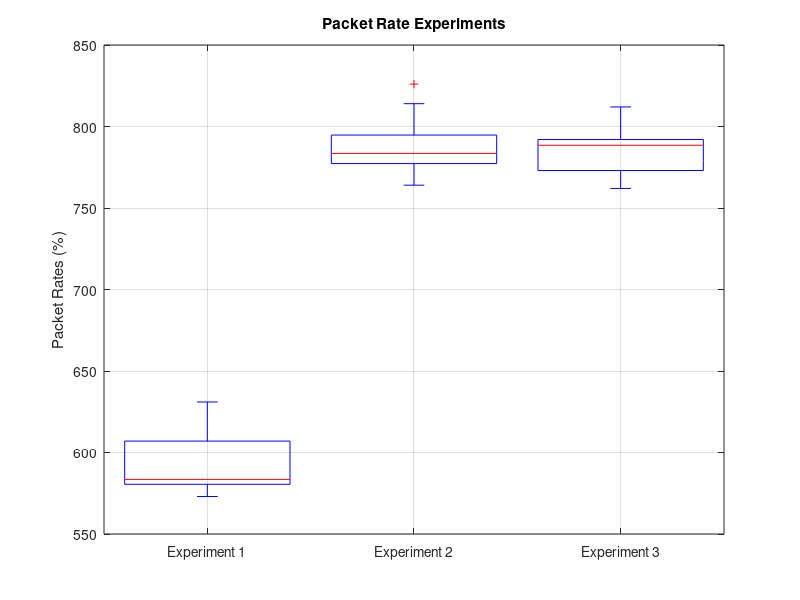

Here is the MATLAB script that generated this plot: (Note: this script raises an error after producing the figure.)
clear all; close all;
clc;

nof_packets = 1001;
% Experiment 1 Specs
exp1_succesfull = [631, 580, 573, 583, 608, 582, 624, 584, 604, 577];
% Experiment 2 Specs
exp2_succesfull = [764, 776, 781, 774, 794, 826, 785, 814, 795, 782];
% Experiment 3 Specs
exp3_succesfull = [792, 776, 762, 789, 788, 769, 801, 772, 812, 792];


boxplot([exp1_succesfull', exp2_succesfull', exp3_succesfull']);
ylabel('Packet Rates (%)')
title('Packet Rate Experiments')
grid on;
ax = gca;
set(gca, 'XTickLabel', {'Experiment 1', 'Experiment 2', 'Experiment 3'});
ax.GridColor = [0 .1 .1];
ax.GridLineStyle = '--';
ax.GridAlpha = 0.2;
ax.Layer = 'top';

disp(mean(exp1_succesfull));
disp(var(exp1_succesfull));

disp(mean(exp2_succesfull));
disp(var(exp2_succesfull));

disp(mean(exp3_succesfull));
disp(var(exp3_succesfull));
